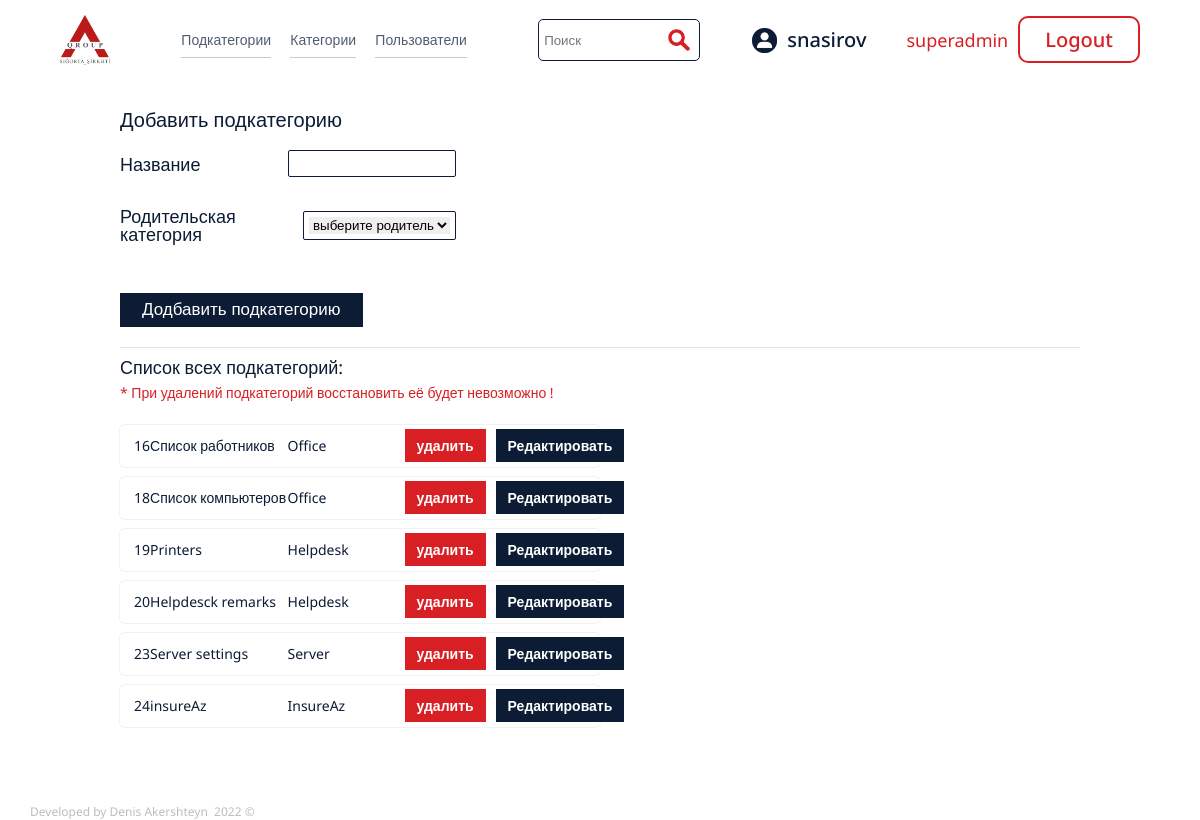
Page /index.php?source_page=add_subcategory (signed in) on the earlier database version.
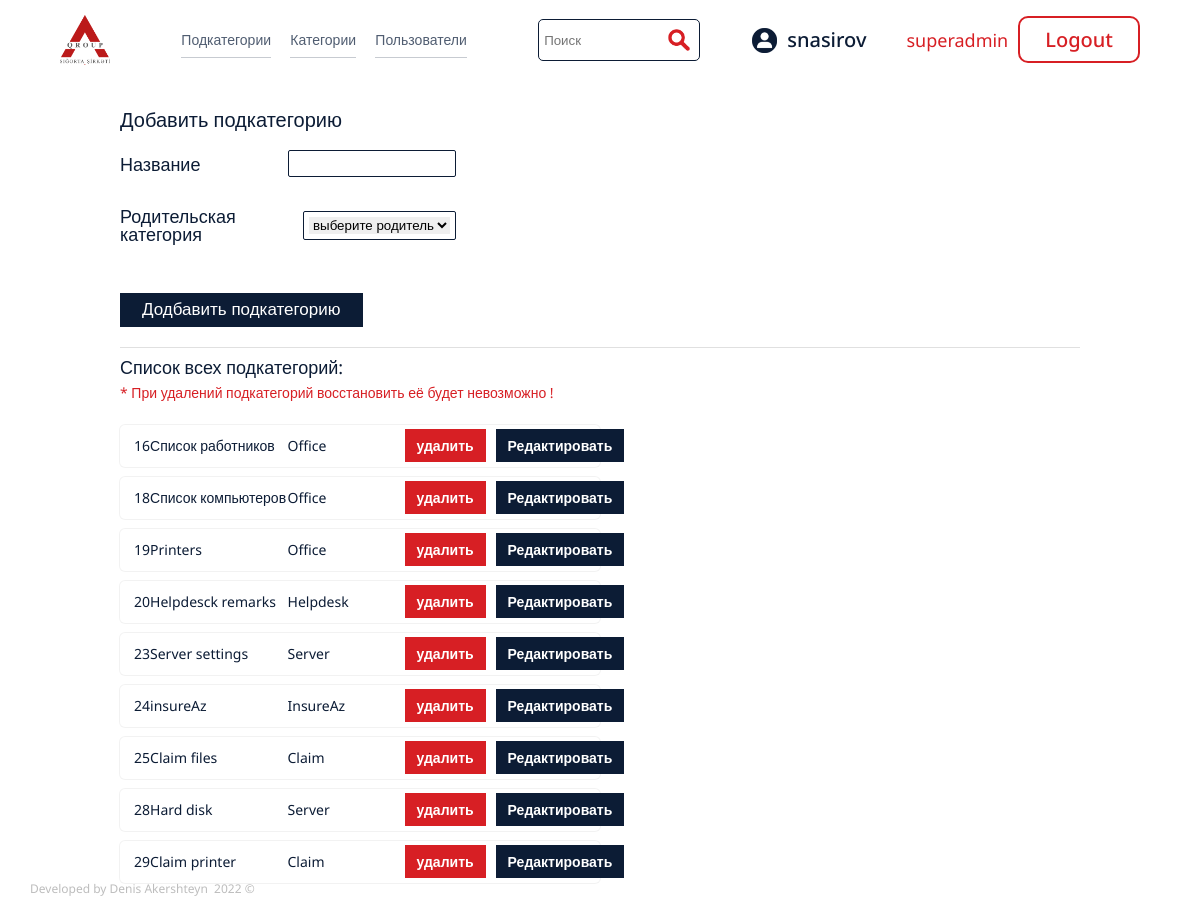
Same page on the later database version.
### tables this page shows
CREATE TABLE `sub_category` (
  `id` int(11) NOT NULL,
  `name` varchar(255) NOT NULL,
  `sub_id` int(11) NOT NULL,
  `content` longtext NOT NULL,
  `image` text NOT NULL,
  `key_words` varchar(255) NOT NULL,
  `file_desc` text NOT NULL
);

CREATE TABLE `category` (
  `id` int(11) NOT NULL,
  `category_name` varchar(255) NOT NULL,
  `category_access` varchar(255) NOT NULL
);

### settings/add_subcategory.php (the view, shortened to what this page needs)
<div class="add__subcategory__wrapper">
    <form name="add_subcategory_form" role="form" method="post" id="add_subcategory_form" action="./db/add_subcategory.php" class="add_subcategory_form">
        <div class="add_subcategory_desc">Добавить подкатегорию</div>
        <div class="add_subcategory_block">
            <div class="add_subcategory_block-desc">Название</div>
            <div class="add_subcategory_block-input">
                <input type="text" id="subcategory_name" name="subcategory_name">
            </div>
        </div>
        <div class="add_subcategory_block">
            <div class="add_subcategory_block-desc">
                Родительская категория
            </div>
            <div class="add_subcategory_block-select">
                <select name="sub_id" id="sub_id">
                    <option value="">выберите родительскую категорию</option>
                </select>
            </div>
        </div>
        <div class="add_subcategory_block">
            <button class="add_susb_button">Додбавить подкатегорию</button>
        </div>
    </form>
    <div class="all__subcategories_wrapper">
        <div class="all__subcategories__name">
            Список всех подкатегорий:
        </div>
        <p class="delete__remark">
            * При удалений подкатегорий восстановить её будет невозможно !
        </p>
        <div class="subcategori__wrapper_container">
            <?php
            $query1 = "SELECT * FROM sub_category";
            $select_category1 = mysqli_query($connection, $query1);
            while ($row1 = mysqli_fetch_assoc($select_category1)) {
                $id1 = $row1['id'];
                $category_name1 = $row1['name'];
                $sub123 = $row1['sub_id'];
            ?>
                <div class="subcategory__element">
                    <div class="subcategory__element__id">
                        <?php echo $id1; ?>
                    </div>
                    <div class="subcategory__element__name">
                        <?php echo $category_name1; ?>
                    </div>
                    <div class="subcategory__element__rfer">
                        <?php
                        $query2 = "SELECT * FROM category WHERE id = '{$sub123}' ";
                        $select_category2 = mysqli_query($connection, $query2);
                        while ($row2 = mysqli_fetch_assoc($select_category2)) {
                            $category_name2 = $row2['category_name'];
                        ?>
                            <p><?php echo $category_name2; ?></p>
                        <?php
                        }
                        ?>
                    </div>
                    <div class="subcategory__element__delete">
                        <a href="./db/delete_subcategory.php?source=<?php echo $id1; ?>">удалить</a>
                    </div>
                    <div class="subcategory__element__link">
                        <a href="./index.php?source_page=edit_category&sub_cat_id=<?php echo $id1; ?>">Редактировать</a>
                    </div>
                </div>
            <?php
            }
            ?>
        </div>
    </div>
</div>

Differences in the rows shown:
changed sub_category "Printers": gains category (category_name "Office"); loses category (category_name "Helpdesk")
added sub_category: id "25", name "Claim files"
now on this page (row unchanged): category: category_name "Claim"
added sub_category: id "28", name "Hard disk", category (category_name "Server")
added sub_category: id "29", name "Claim printer"
